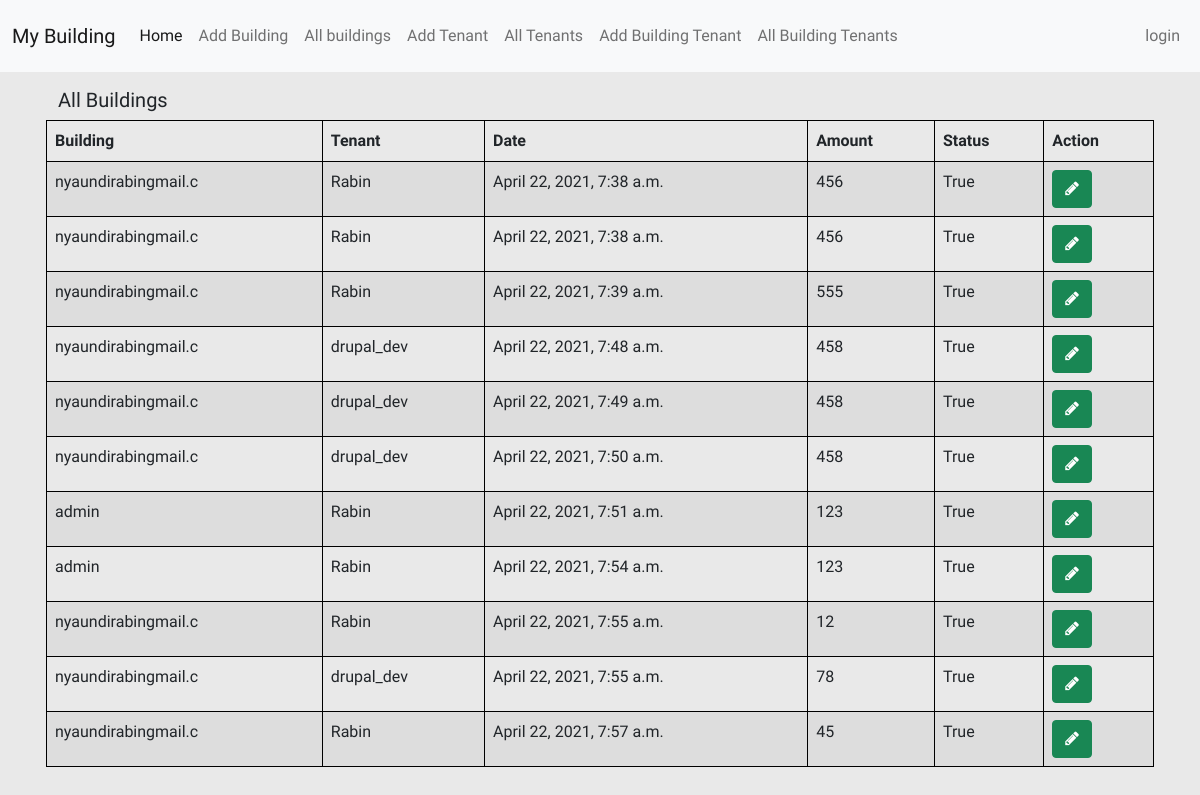
The app's page /building_tenants/, older data.
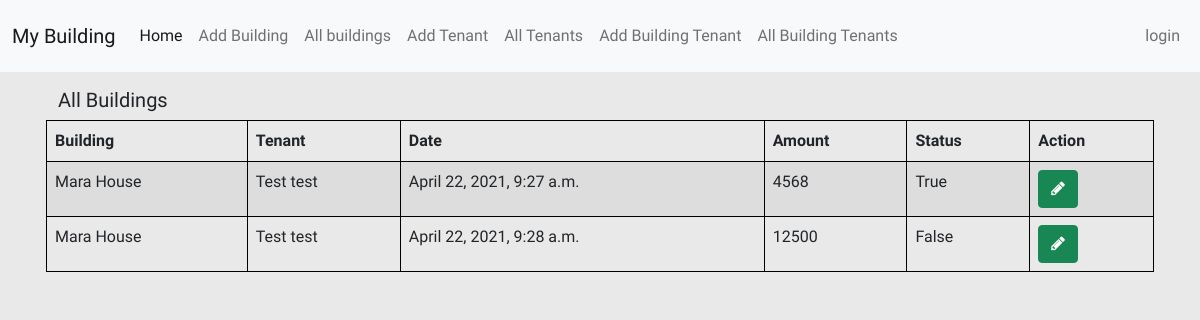
The same page, newer data.
### rental/models.py (models this page shows, shortened)
class BuildingTenant(models.Model):
    building =  models.ForeignKey(Building, on_delete=models.CASCADE)
    tenant = models.ForeignKey(Tenant, on_delete=models.CASCADE)
    check_in_date = models.DateTimeField(auto_now_add=True)
    contract_amount =  models.IntegerField(blank=True)
    status = models.BooleanField(null = False)

class Building(models.Model):
    name = models.CharField(max_length = 255, blank = False)
    location  = models.CharField(max_length =255, blank=False)
    owner = models.CharField(max_length = 255, blank=False)
    units_count = models.CharField(max_length = 255, blank=False)
    def __str__(self):
        return self.name

class Tenant(models.Model):
    name = models.CharField(max_length=255, blank=False)
    email = models.EmailField(max_length = 255, blank=False, unique=True)
    phone = PhoneField(blank=True, help_text='Contact phone number')
    next_of_kin =  models.CharField(max_length=255, blank=False)
    def __str__(self):
        return self.name

### rental/views.py (the view)
# urls.py: path('building_tenants/', views.buildnig_tenants_view, name='btenants'),
def buildnig_tenants_view(request):
    building_tenants = BuildingTenant.objects.all()
    if building_tenants:
        if request.method == 'GET':
            return render(request, 'rentals/buildingTenant.html',
                          {'building_tenants': building_tenants}
                          )
        if request.method == 'POST':
            return HttpResponse("Method not allowed")
    return render(request, 'rentals/index.html',
                  {'messages': "No building_tenants found"}
                  )

### rental/templates/rentals/buildingTenant.html (shortened to what this page needs)
{% extends 'rentals/layout.html' %}
{% block body-content %}
<div class="container">
    <div class="row all p-3">
        <table style="border: 1px Solid black!important;" class="table table-bordered table-striped">
        <thead>
            <tr>
                <h5>All Buildings</h5>
            </tr>
        </thead>
            <thead>
                <tr>
                    <th>Building</th>
                    <th>Tenant</th>
                    <th>Date</th>
                    <th>Amount </th>
                    <th>Status </th>
                    <th>Action</th>
                </tr>
            </thead>
            <tbody>
                {% for b_tenant in building_tenants %}
                <tr>
                    <td>
                        {{b_tenant.building}}
                    </td>
                    <td>
                        {{b_tenant.tenant}}
                    </td>
                    <td>
                        {{b_tenant.check_in_date}}
                    </td>
                     <td>
                        {{b_tenant.contract_amount}}
                    </td>
                    <td>
                        {{b_tenant.status}}
                    </td>
                    <td>
                        <a class="btn btn-success" href="{% url 'update_building_tenant' b_tenant.id%} "><i class="fa fa-pencil"></i></a>
                    </td>
                </tr>
                {% endfor %}
            </tbody>
        </table>
    </div>
</div>
{% endblock body-content %}

### rental/templates/rentals/layout.html (shortened to what this page needs)
{% load static %}
<!DOCTYPE html>
<html lang="en">
<head>
    <link href="https://cdn.jsdelivr.net/npm/bootstrap@5.0.0-beta3/dist/css/bootstrap.min.css" rel="stylesheet"
>
        <link href="//maxcdn.bootstrapcdn.com/font-awesome/4.7.0/css/font-awesome.min.css" rel="stylesheet">
    <link rel="stylesheet" href="{% static 'rentals/main.css' %}">
</head>
<body>
    {% block Navbar %}
    <nav class="navbar navbar-expand-lg navbar-light bg-light">
        <div class="container-fluid">
            <a class="navbar-brand" href="#">My Building</a>
            <div class="collapse navbar-collapse" id="nav_target">
                <ul class="navbar-nav me-auto mb-2 mb-lg-0">
                    <li class="nav-item">
                        <a class="nav-link active" aria-current="page" href="">Home</a>
                    </li>
                    <li class="nav-item">
                        <a class="nav-link" href="{% url 'addBuilding' %}">Add Building</a>
                    </li>
                    <li class="nav-item">
                        <a class="nav-link" href="{% url 'index' %}">All buildings</a>
                    </li>
                    <li class="nav-item">
                        <a class="nav-link" href="{% url 'addTenant' %}">Add Tenant</a>
                    </li>
                    <li class="nav-item">
                        <a class="nav-link" href="{% url 'tenants' %}">All Tenants</a>
                    </li>
                    <li class="nav-item">
                        <a class="nav-link" href="{% url 'addbtenants' %}">Add Building Tenant</a>
                    </li>
                    <li class="nav-item">
                        <a class="nav-link" href="{% url 'btenants' %}">All Building Tenants</a>
                    </li>
                </ul>
                <span class="navbar-text">
                    <ul class="navbar-nav">
                        {% if request.user.is_authenticated  %}
                        <li class="nav-item">
                            <a href="{% url 'logout' %}" class="nav-link">Logout</a>
                        </li>
                        {% else %}
                        <li class="nav-item">
                            <a href="" class="nav-link">login</a>
                        </li>
                        {% endif %}
                    </ul>
                </span>
            </div>
        </div>
    </nav>
    {% endblock Navbar %}
    {% block body-content %}
    {% endblock body-content %}
</body>
</html>

### rental/static/rentals/main.css (style rules this page uses)
body { background-color: rgb(233, 233, 233)!important; box-sizing: border-box; overflow-x: hidden; font-family: 'Assistant', sans-serif; }

Row changes from the older to the newer data that the page shows:
removed BuildingTenant: building "nyaundirabingmail.c", tenant "Rabin", check_in_date "April 22, 2021, 7:39 a.m.", contract_amount "555", status "True"
removed BuildingTenant: building "nyaundirabingmail.c", tenant "drupal_dev", check_in_date "April 22, 2021, 7:48 a.m.", contract_amount "458", status "True"
removed BuildingTenant: building "nyaundirabingmail.c", tenant "drupal_dev", check_in_date "April 22, 2021, 7:49 a.m.", contract_amount "458", status "True"
removed BuildingTenant: building "nyaundirabingmail.c", tenant "drupal_dev", check_in_date "April 22, 2021, 7:50 a.m.", contract_amount "458", status "True"
removed BuildingTenant: building "admin", tenant "Rabin", check_in_date "April 22, 2021, 7:51 a.m.", contract_amount "123", status "True"
removed BuildingTenant: building "admin", tenant "Rabin", check_in_date "April 22, 2021, 7:54 a.m.", contract_amount "123", status "True"
removed BuildingTenant: building "nyaundirabingmail.c", tenant "Rabin", check_in_date "April 22, 2021, 7:55 a.m.", contract_amount "12", status "True"
removed BuildingTenant: building "nyaundirabingmail.c", tenant "drupal_dev", check_in_date "April 22, 2021, 7:55 a.m.", contract_amount "78", status "True"
removed BuildingTenant: building "nyaundirabingmail.c", tenant "Rabin", check_in_date "April 22, 2021, 7:57 a.m.", contract_amount "45", status "True"
changed BuildingTenant "True": building "nyaundirabingmail.c" → "Mara House"; tenant "Rabin" → "Test test"; check_in_date "April 22, 2021, 7:38 a.m." → "April 22, 2021, 9:27 a.m."; contract_amount "456" → "4568"
changed BuildingTenant: building "nyaundirabingmail.c" → "Mara House"; tenant "Rabin" → "Test test"; check_in_date "April 22, 2021, 7:38 a.m." → "April 22, 2021, 9:28 a.m."; contract_amount "456" → "12500"; status "True" → "False"
